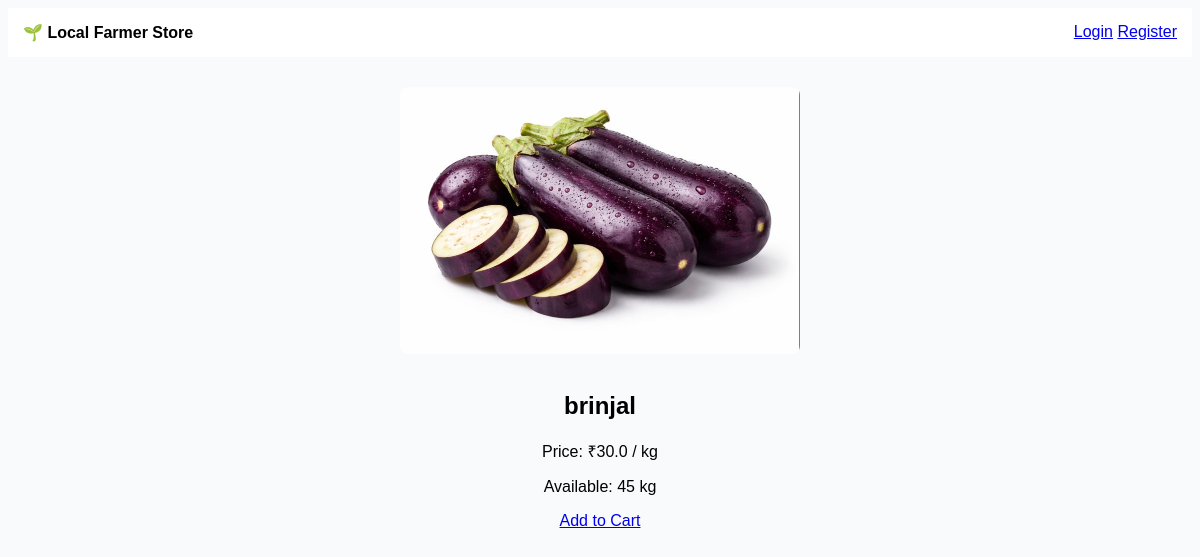
Page /product/29 on the committed database.
### tables this page shows
CREATE TABLE products (
    id INTEGER PRIMARY KEY AUTOINCREMENT,
    name TEXT,
    price REAL,
    quantity INTEGER,
    farmer_id INTEGER
, image TEXT);

### app.py (the view)
@app.route("/product/<int:product_id>")
def product_details(product_id):
    db = get_db()
    product = db.execute(
        "SELECT * FROM products WHERE id = ?",
        (product_id,)
    ).fetchone()
    if product is None:
        return "Product not found", 404
    return render_template("product_details.html", product=product)

### app.py (called while the page is built)
def get_db():
    conn = sqlite3.connect("store.db")
    conn.row_factory = sqlite3.Row
    return conn

### templates/product_details.html
{% extends "layout.html" %}
{% block content %}
<div class="product-details">
  <img
    src="{{ url_for('static', filename='images/' ~ product.image) }}"
    class="product-img-large"
  >
  <h2>{{ product.name }}</h2>
  <p>Price: ₹{{ product.price }} / kg</p>
  <p>Available: {{ product.quantity }} kg</p>
  <a href="{{ url_for('add_to_cart', product_id=product.id) }}" class="btn btn-cart">
    Add to Cart
  </a>
</div>
{% endblock %}

### static/style.css (style rules this page uses)
body { font-family: Arial; background: #f9fafb; }
.product-details { max-width: 500px; margin: auto; text-align: center; }
.product-img-large { width: 100%; max-width: 400px; border-radius: 8px; margin-bottom: 15px; }

### rows in the picture
products: image (picture), name "brinjal", price "30.0", quantity "45"
